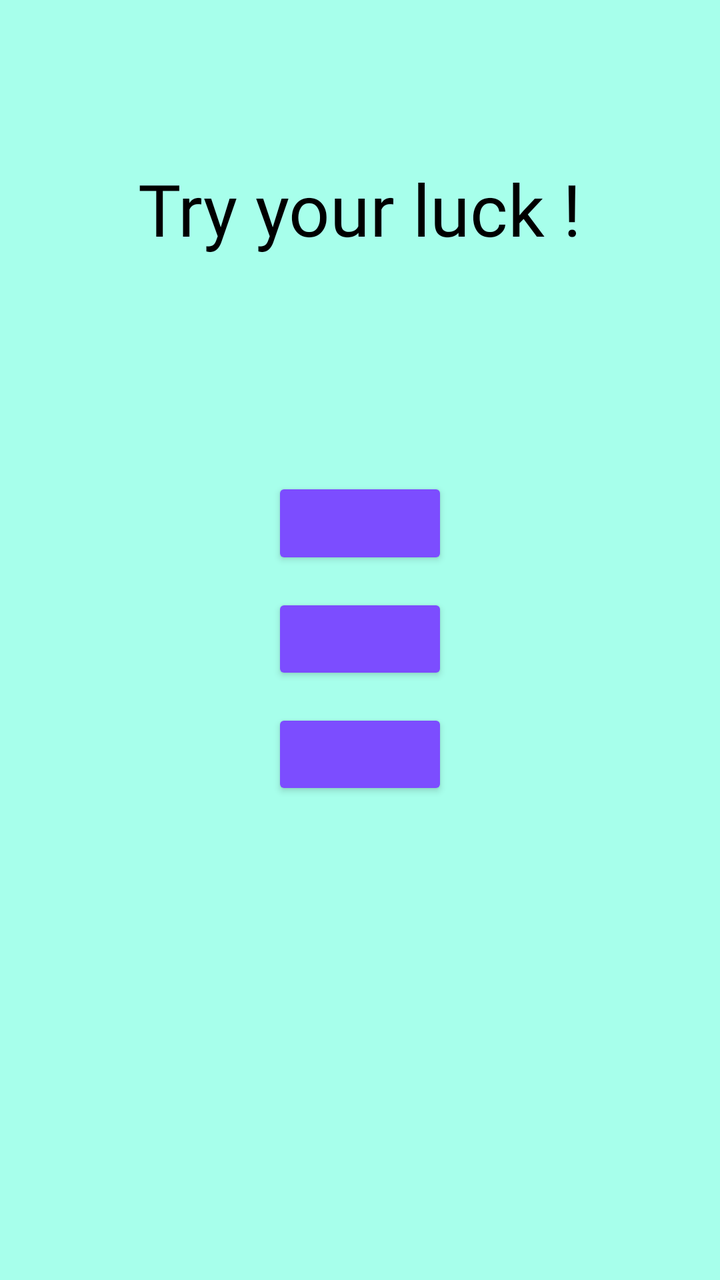
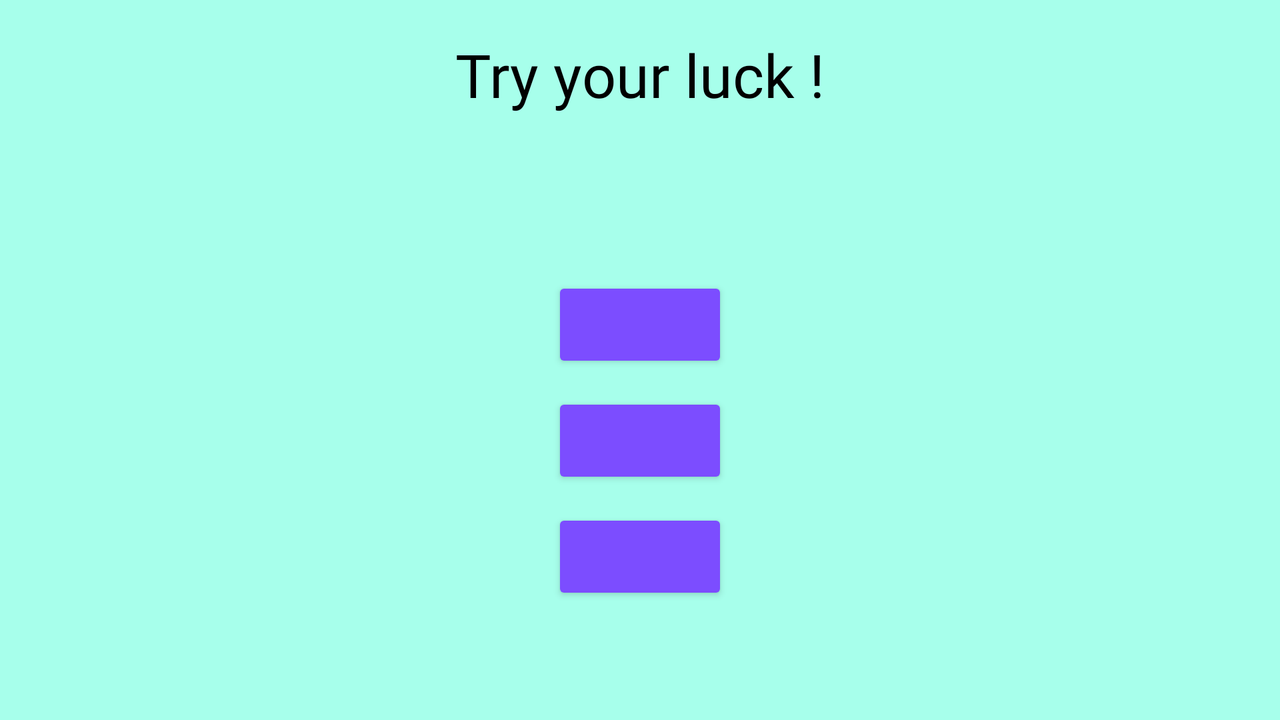

The same Android screen from two of the app's own layout files: first res/layout/ as a phone draws it, then the repository's variant for another configuration, drawn on a device whose configuration selects that folder. Both files follow.
<!-- AndroidManifest.xml: application theme AppTheme -->
<!-- res/layout/second_screen.xml -->
<?xml version="1.0" encoding="utf-8"?>
<LinearLayout xmlns:android="http://schemas.android.com/apk/res/android"
    android:layout_width="match_parent"
    android:layout_height="match_parent"
    android:id="@+id/layout"
    android:background="#a7ffeb"
    android:orientation="vertical">

    <View
        android:layout_width="match_parent"
        android:layout_height="0dp"
        android:layout_weight="0.5"/>
    <LinearLayout
        android:layout_width="match_parent"
        android:layout_height="0dp"
        android:layout_weight="2"
        android:orientation="vertical">

        <TextView
            android:id="@+id/etIncomingData"
            android:layout_width="wrap_content"
            android:layout_height="wrap_content"
            android:layout_gravity="center_horizontal"
            android:layout_marginBottom="14dp"
            android:fontFamily="@font/grand_hotel"
            android:text="Try your luck !"
            android:textColor="@android:color/background_dark"
            android:textSize="36sp" />
        <TextView
            android:layout_width="match_parent"
            android:layout_height="wrap_content"
            android:id="@+id/current_score"
            android:textSize="20sp"
            android:layout_marginBottom="12dp"
            android:layout_marginStart="14dp" />
        <TextView
            android:layout_width="match_parent"
            android:layout_height="wrap_content"
            android:textSize="24sp"
            android:fontFamily="cursive"
            android:textStyle="bold"
            android:textColor="@android:color/background_dark"
            android:id="@+id/timer"
            android:textAlignment="textEnd"
            android:layout_marginBottom="24dp"
            android:layout_marginEnd="20dp"/>
    <Button
        android:layout_width="wrap_content"
        android:layout_gravity="center_horizontal"
        android:layout_height="wrap_content"
        android:layout_marginBottom="12dp"
        android:textSize="16sp"
        android:layout_weight="1"
        android:id="@+id/button1"
        android:onClick="checkAns1"/>
    <Button
        android:layout_width="wrap_content"
        android:layout_height="wrap_content"
        android:layout_gravity="center_horizontal"
        android:layout_weight="1"
        android:textSize="16sp"
        android:layout_marginBottom="12dp"
        android:id="@+id/button2"
        android:onClick="checkAns2"/>
    <Button
        android:layout_width="wrap_content"
        android:layout_gravity="center_horizontal"
        android:layout_height="wrap_content"
        android:textSize="16sp"
        android:layout_weight="1"
        android:id="@+id/button3"
        android:onClick="checkAns3"/>

    </LinearLayout>
    <View
        android:layout_width="match_parent"
        android:layout_height="0dp"
        android:layout_weight="1.5"/>

</LinearLayout>
<!-- resources referenced by this layout -->
<resources>
  <style name="AppTheme" parent="Theme.AppCompat.Light.DarkActionBar">
          
          <item name="colorPrimary">#00796B</item>
          <item name="colorPrimaryDark">@color/colorPrimaryDark</item>
          <item name="colorButtonNormal">#7C4DFF</item>
          <item name="colorAccent">#c5cae9</item>
      </style>
</resources>
<!-- res/layout-land/second_screen.xml (the repository's variant of the layout above) -->
<!-- drawn on the phone turned sideways -->
<?xml version="1.0" encoding="utf-8"?>
<LinearLayout xmlns:android="http://schemas.android.com/apk/res/android"
    android:layout_width="match_parent"
    android:layout_height="match_parent"
    android:id="@+id/layout"
    android:background="#a7ffeb"
    android:orientation="vertical">

    <View
        android:layout_width="match_parent"
        android:layout_height="0dp"
        android:layout_weight="0.1"/>
    <LinearLayout
        android:layout_width="match_parent"
        android:layout_height="0dp"
        android:layout_weight="2"
        android:orientation="vertical">

        <TextView
            android:id="@+id/etIncomingData"
            android:layout_width="wrap_content"
            android:layout_height="wrap_content"
            android:layout_gravity="center_horizontal"
            android:layout_marginBottom="14dp"
            android:fontFamily="@font/grand_hotel"
            android:text="Try your luck !"
            android:textColor="@android:color/background_dark"
            android:textSize="30sp" />
        <TextView
            android:layout_width="match_parent"
            android:layout_height="wrap_content"
            android:id="@+id/current_score"
            android:textSize="16sp"
            android:layout_marginBottom="10dp"
            android:layout_marginStart="30dp" />
        <TextView
            android:layout_width="match_parent"
            android:layout_height="wrap_content"
            android:textSize="18sp"
            android:fontFamily="cursive"
            android:textStyle="bold"
            android:textColor="@android:color/background_dark"
            android:id="@+id/timer"
            android:textAlignment="textEnd"
            android:layout_marginBottom="10dp"
            android:layout_marginEnd="30dp"/>
    <Button
        android:layout_width="wrap_content"
        android:layout_gravity="center_horizontal"
        android:layout_height="wrap_content"
        android:layout_marginBottom="10dp"
        android:textSize="14sp"
        android:id="@+id/button1"
        android:onClick="checkAns1"/>
    <Button
        android:layout_width="wrap_content"
        android:layout_height="wrap_content"
        android:layout_gravity="center_horizontal"
        android:textSize="14sp"
        android:layout_marginBottom="10dp"
        android:id="@+id/button2"
        android:onClick="checkAns2"/>
    <Button
        android:layout_width="wrap_content"
        android:layout_gravity="center_horizontal"
        android:layout_height="wrap_content"
        android:textSize="14sp"
        android:id="@+id/button3"
        android:onClick="checkAns3"/>

    </LinearLayout>


</LinearLayout>
